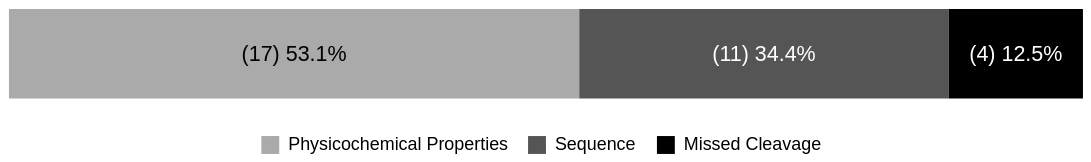

Write notebook code for a chart like this one.
### Code cell
data = pd.DataFrame({
    'Category': ['Physicochemical Properties', 'Sequence', 'Missed Cleavage'],
    'Percentage': [0.531, 0.344, 0.125],
    'Numbers': [17, 11, 4],
    'comb': ["(17) 53.1%", "(11) 34.4%", "(4) 12.5%"]
})
#Adding Pfly and DeepPD
#'Percentage': [0.533, 0.333, 0.133]
#'Percentage': [16, 10, 4]

midpoints = []
prev = 0
for i in data['Percentage'].to_list():
    midpoint = prev + (i/2)
    midpoints.append(midpoint)
    prev = prev + i
data["Midpoints"] = midpoints

# Define the color scheme with a palette of gray and black
color_scale_bar = alt.Scale(
    domain=['Physicochemical Properties', 'Sequence', 'Missed Cleavage'],
    range=['#AAAAAA', '#555555', '#000000']  # Black, dark gray, and light gray
)
color_scale_text = alt.Scale(
    domain=data['Midpoints'].to_list(),
    range=['#000000', '#FFFFFF', '#FFFFFF']  # Black, dark gray, and light gray
)
# Create the horizontal stacked bar chart
stacked_bar_chart = alt.Chart(data).mark_bar(size=50).encode(
    x=alt.X('Percentage:Q', stack='normalize', axis=None),
    color=alt.Color('Category:N', scale=color_scale_bar, legend=alt.Legend(orient='none', legendX=140, legendY=70, title=None, direction='horizontal')), #columnPadding=-30
    order=alt.Order('Percentage:Q', sort='descending')
)

white_text = alt.Chart(data).mark_text(size=12).encode(#color='white'
    x=alt.X('Midpoints:Q'),
    text=alt.Text('comb:N'),#, format=".1%"),#comment the format out when you go for total numbers
    color=alt.Color('Midpoints:Q', scale=color_scale_text, legend=None)
)

final_chart = (stacked_bar_chart+white_text).properties(width=600, height=50).configure_view(strokeOpacity=0)
final_chart.save("bar_chart_features_total_percent.pdf")
final_chart

### Figure 1 — Vega-Lite specification as saved in the notebook (floating-point values rounded to 4 significant figures)
{"config": {"view": {"continuousWidth": 300, "continuousHeight": 300, "strokeOpacity": 0}}, "layer": [{"mark": {"type": "bar", "size": 50}, "encoding": {"color": {"field": "Category", "legend": {"direction": "horizontal", "legendX": 140, "legendY": 70, "orient": "none", "title": null}, "scale": {"domain": ["Physicochemical Properties", "Sequence", "Missed Cleavage"], "range": ["#AAAAAA", "#555555", "#000000"]}, "type": "nominal"}, "order": {"field": "Percentage", "sort": "descending", "type": "quantitative"}, "x": {"axis": null, "field": "Percentage", "stack": "normalize", "type": "quantitative"}}}, {"mark": {"type": "text", "size": 12}, "encoding": {"color": {"field": "Midpoints", "legend": null, "scale": {"domain": [0.2655, 0.703, 0.9375], "range": ["#000000", "#FFFFFF", "#FFFFFF"]}, "type": "quantitative"}, "text": {"field": "comb", "type": "nominal"}, "x": {"field": "Midpoints", "type": "quantitative"}}}], "data": {"name": "data-66a6ca237ecb81b4e198292b2d8f1162"}, "height": 50, "width": 600, "$schema": "https://vega.github.io/schema/vega-lite/v5.20.1.json", "datasets": {"data-66a6ca237ecb81b4e198292b2d8f1162": [{"Category": "Physicochemical Properties", "Percentage": 0.531, "Numbers": 17, "comb": "(17) 53.1%", "Midpoints": 0.2655}, {"Category": "Sequence", "Percentage": 0.344, "Numbers": 11, "comb": "(11) 34.4%", "Midpoints": 0.703}, {"Category": "Missed Cleavage", "Percentage": 0.125, "Numbers": 4, "comb": "(4) 12.5%", "Midpoints": 0.9375}]}}
